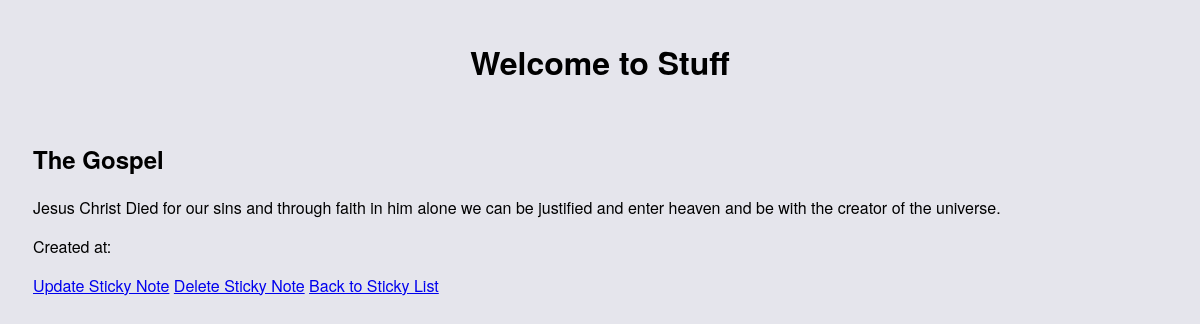
/note/3/, run on the app's committed database.
### sticky/models.py (models this page shows, shortened)
class StickyNote(models.Model):
    title = models.CharField(max_length=200)
    content = models.TextField()
    color_tag = models.CharField(max_length=20, default='yellow', choices=[
        ('yellow', 'Yellow'),
        ('blue', 'Blue'),
        ('green', 'Green'),
        ('pink', 'Pink'),
        ('red', 'Red')
    ])
    created_at = models.DateTimeField(auto_now_add=True)
    updated_at = models.DateTimeField(auto_now=True)
    topic = models.ForeignKey(
                                'Topic', on_delete=models.CASCADE, null=True,
                                blank=True
                                )

### sticky/views.py (the view)
# urls.py: path('note/<int:pk>/', sticky_detail, name='sticky_detail'),
def sticky_detail(request, pk):
    note = get_object_or_404(StickyNote, pk=pk)
    return render(request, 'sticky/sticky_detail.html', {'note': note})

### sticky/templates/sticky/sticky_detail.html (shortened to what this page needs)
{% extends 'base.html' %}
{% block content %}
  <h2>
    {{ note.title }}
  </h2>
  <p>
    {{ note.content }}
  </p>
  <p>
    Created at: {{ sticky.created_at }}
  </p>
  <a href="{% url 'sticky_update' pk=note.pk %}">Update Sticky Note</a>
  <a href="{% url 'sticky_delete' pk=note.pk %}">Delete Sticky Note</a>
  <a href="{% url 'sticky_list' %}">Back to Sticky List</a>
{% endblock %}

### sticky/static/sticky/style.css (style rules this page uses)
body { font-family: "Helvetica Neue", Helvetica, Arial, sans-serif; background: rgb(229, 229, 236) }

### data on the page
StickyNote: title "The Gospel", content "Jesus Christ Died for our sins and through faith in him alone we can be justified and enter heaven and be with the creator of the universe."
